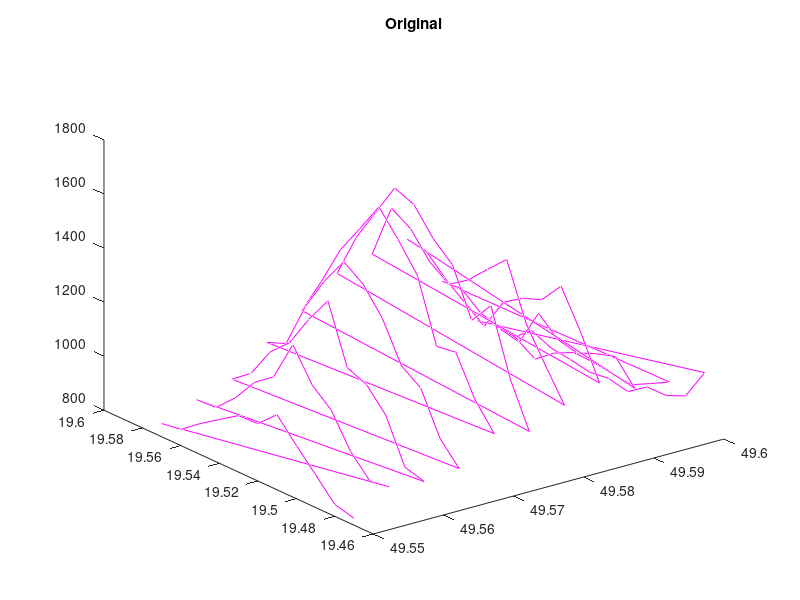
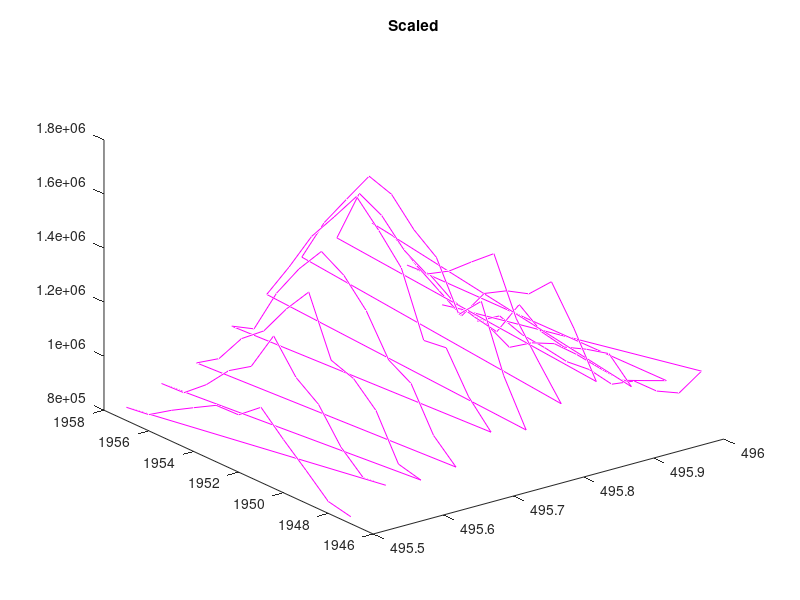
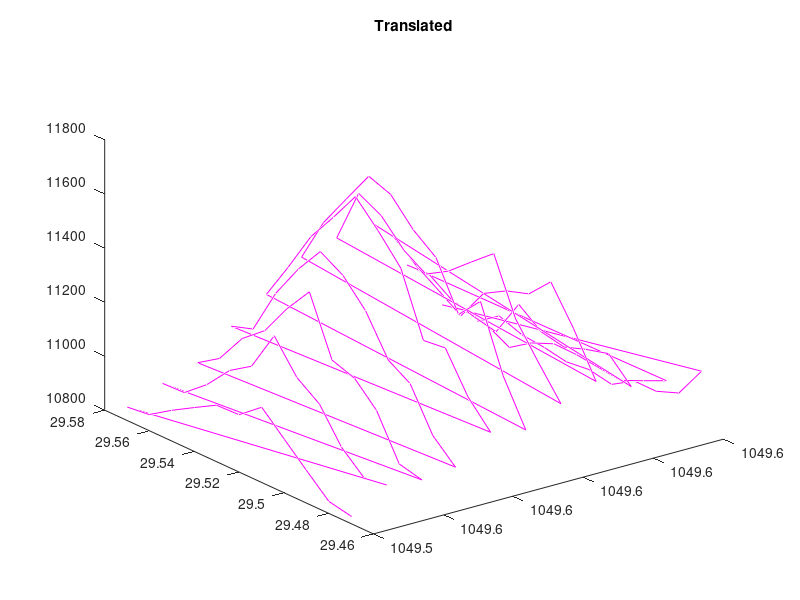
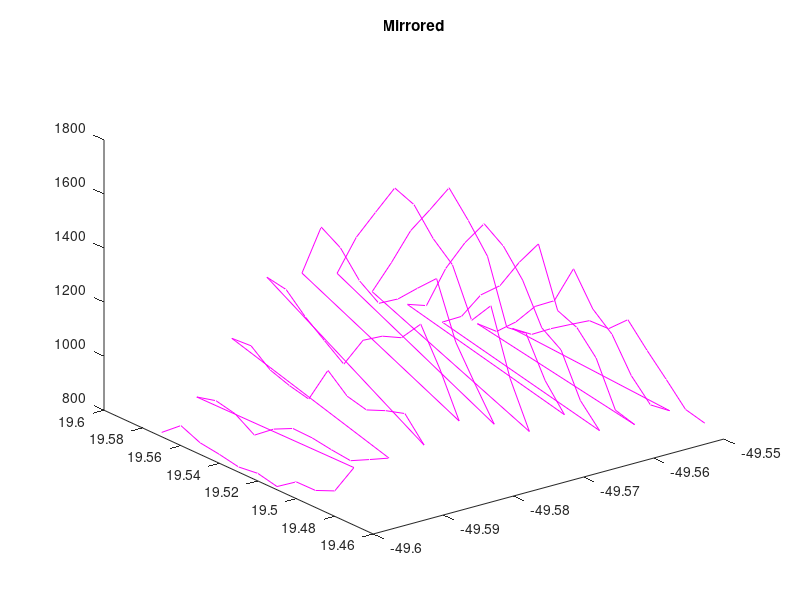

The MATLAB script that drew these images, in order:
clear all;
close all;
clc;

babiaGora = load("babia_gora.dat");
figure; grid; plot3(babiaGora(:,1), babiaGora(:,2), babiaGora(:,3), 'magenta'); title("Original");

a = 10; b = 100; c = 1000;
S = [[a, 0, 0]; [0, b, 0]; [0, 0, c]];
babiaGoraScaled = babiaGora * S;
figure; grid; plot3(babiaGoraScaled(:,1), babiaGoraScaled(:,2), babiaGoraScaled(:,3), 'magenta'); title("Scaled");

x = 1000; y = 10; z = 10000;
T = zeros(1,3);
T(:, 1) = x;
T(:, 2) = y;
T(:, 3) = z;
babiaGoraTranslated = babiaGora + T;
figure; grid; plot3(babiaGoraTranslated(:,1), babiaGoraTranslated(:,2), babiaGoraTranslated(:,3), 'magenta'); title("Translated");

M = [[-1, 0, 0]; [0, 1, 0]; [0, 0, 1]];
babiaGoraMirrored = babiaGora * M;
figure; grid; plot3(babiaGoraMirrored(:,1), babiaGoraMirrored(:,2), babiaGoraMirrored(:,3), 'magenta'); title("Mirrored");

R = [[cos(45), -sin(45), 0]; [sin(45) cos(45) 0]; [0 0 1]];
babiaGoraRotated = babiaGora * R;
figure; grid; plot3(babiaGoraRotated(:,1), babiaGoraRotated(:,2), babiaGoraRotated(:,3), 'magenta'); title("Rotated");

Sh = [[1 0 0]; [0.5 1 0]; [0 0 1]];
babiaGoraSheared = babiaGora * Sh;
figure; grid; plot3(babiaGoraSheared(:,1), babiaGoraSheared(:,2), babiaGoraSheared(:,3), 'magenta'); title("Sheared");